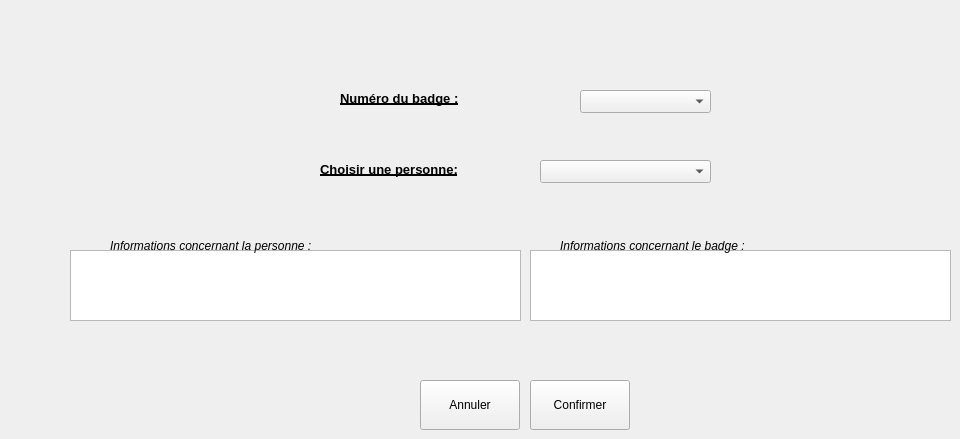
      <widget class="QWidget" name="tab_10">
       <attribute name="title">
        <string>Affecter un badge à une personne</string>
       </attribute>
       <widget class="QComboBox" name="cBoxAffecterBadge">
        <property name="geometry">
         <rect>
          <x>580</x>
          <y>90</y>
          <width>131</width>
          <height>23</height>
         </rect>
        </property>
       </widget>
       <widget class="QLabel" name="label_10">
        <property name="geometry">
         <rect>
          <x>340</x>
          <y>90</y>
          <width>151</width>
          <height>16</height>
         </rect>
        </property>
        <property name="font">
         <font>
          <pointsize>10</pointsize>
          <weight>75</weight>
          <bold>true</bold>
          <underline>true</underline>
         </font>
        </property>
        <property name="text">
         <string>Numéro du badge :</string>
        </property>
       </widget>
       <widget class="QComboBox" name="cBoxPersonneLier">
        <property name="geometry">
         <rect>
          <x>540</x>
          <y>160</y>
          <width>171</width>
          <height>23</height>
         </rect>
        </property>
       </widget>
       <widget class="QPushButton" name="btAnnulerLier">
        <property name="geometry">
         <rect>
          <x>420</x>
          <y>380</y>
          <width>100</width>
          <height>50</height>
         </rect>
        </property>
        <property name="text">
         <string>Annuler</string>
        </property>
        <property name="icon">
         <iconset>
          <normaloff>../../../Projet_Config a test/ressources/ButtonClose.png</normaloff>../../../Projet_Config a test/ressources/ButtonClose.png</iconset>
        </property>
       </widget>
       <widget class="QTextEdit" name="txtInfoPersonne">
        <property name="geometry">
         <rect>
          <x>70</x>
          <y>250</y>
          <width>451</width>
          <height>71</height>
         </rect>
        </property>
        <property name="cursor" stdset="0">
         <cursorShape>ForbiddenCursor</cursorShape>
        </property>
        <property name="readOnly">
         <bool>true</bool>
        </property>
       </widget>
       <widget class="QPushButton" name="btOkLier">
        <property name="geometry">
         <rect>
          <x>530</x>
          <y>380</y>
          <width>100</width>
          <height>50</height>
         </rect>
        </property>
        <property name="text">
         <string>Confirmer</string>
        </property>
        <property name="icon">
         <iconset>
          <normaloff>../../../Projet_Config a test/ressources/bt_ok.png</normaloff>../../../Projet_Config a test/ressources/bt_ok.png</iconset>
        </property>
       </widget>
       <widget class="QLabel" name="label_8">
        <property name="geometry">
         <rect>
          <x>320</x>
          <y>161</y>
          <width>171</width>
          <height>16</height>
         </rect>
        </property>
        <property name="font">
         <font>
          <pointsize>10</pointsize>
          <weight>75</weight>
          <bold>true</bold>
          <underline>true</underline>
         </font>
        </property>
        <property name="text">
         <string>Choisir une personne:</string>
        </property>
       </widget>
       <widget class="QLabel" name="label_9">
        <property name="geometry">
         <rect>
          <x>110</x>
          <y>235</y>
          <width>271</width>
          <height>21</height>
         </rect>
        </property>
        <property name="font">
         <font>
          <weight>50</weight>
          <italic>true</italic>
          <bold>false</bold>
          <underline>false</underline>
         </font>
        </property>
        <property name="text">
         <string>Informations concernant la personne :</string>
        </property>
       </widget>
       <widget class="QTextEdit" name="txtInfoBadge">
        <property name="geometry">
         <rect>
          <x>530</x>
          <y>250</y>
          <width>421</width>
          <height>71</height>
         </rect>
        </property>
       </widget>
       <widget class="QLabel" name="label_11">
        <property name="geometry">
         <rect>
          <x>560</x>
          <y>235</y>
          <width>251</width>
          <height>21</height>
         </rect>
        </property>
        <property name="font">
         <font>
          <weight>50</weight>
          <italic>true</italic>
          <bold>false</bold>
          <underline>false</underline>
         </font>
        </property>
        <property name="text">
         <string>Informations concernant le badge :</string>
        </property>
       </widget>
      </widget>
